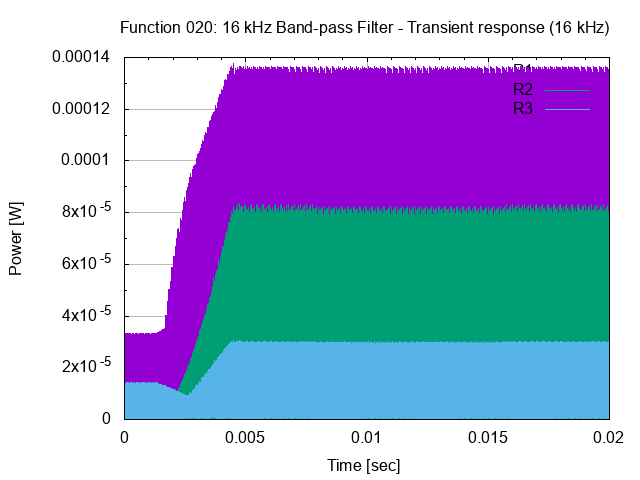

This chart was generated by the following gnuplot code:
# set terminal
set term png

# set graph
set output "26.020.00.03.01.png"
set title "Function 020: 16 kHz Band-pass Filter - Transient response (16 kHz)"

# setup Y-axis
set grid ytics lt 1 lw 1 lc rgb "#bbbbbb"
set mytics
set ylabel "Power [W]"

# setup X-axis
set grid xtics lt 1 lw 1 lc rgb "#bbbbbb"
set mxtics
set xrange [0:0.02]
set xlabel "Time [sec]"

# setup plot style
set style data lines
plot '26.020.00.03.01.dat' using 1:2 title "R1", \
     '26.020.00.03.01.dat' using 1:3 title "R2", \
     '26.020.00.03.01.dat' using 1:4 title "R3"

# set output back to default
set output

# reset terminal type
set terminal pop
